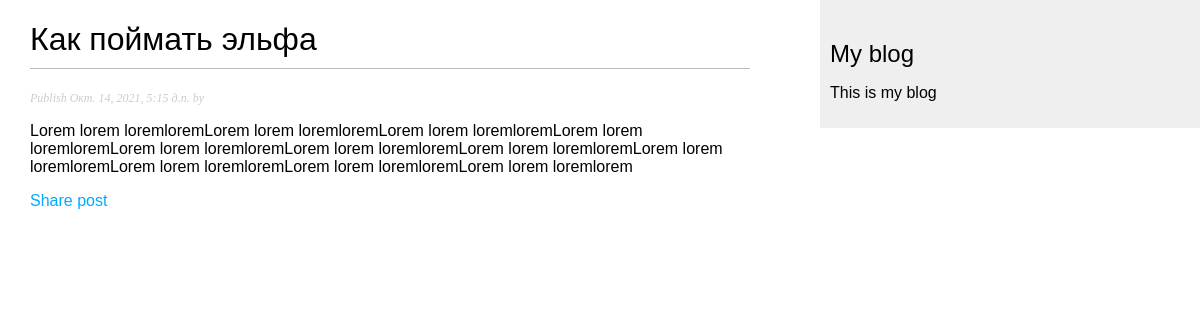
Page /detail/2021/10/14/kak_efla on the committed database.
### blog/models.py (models this page shows, shortened)
class Post(models.Model):
	STATIC_CHOISES = (('draft','Draft'),('published','Published'))
	title   = models.CharField('Заголовок статьи', max_length=50)
	slug    = models.SlugField(max_length = 250,unique_for_date='publish')
	author  = models.ForeignKey(User,on_delete = models.CASCADE,related_name='blog_posts')
	body    = models.TextField()
	publish = models.DateTimeField(default=timezone.now)
	created = models.DateTimeField(auto_now_add=True)
	updated = models.DateTimeField(auto_now = True)
	status  = models.CharField(max_length=10,choices=STATIC_CHOISES,default='draft')
	objects  = models.Manager()
	published = PublishedManager()
	class Meta:
		ordering     = ('-publish',)
		verbose_name = "Пост"
		verbose_name_plural = "Посты"

### blog/views.py (the view)
# urls.py: path('detail/<int:year>/<int:month>/<int:day>/<slug:post>',views.post_detail,name = 'post_detail'),
def post_detail(request,year,month,day,post):
	post = get_object_or_404(Post,slug = post,publish__year = year,publish__month=month,publish__day=day)
	comments = post.comments.filter(active = True)
	new_comment = None
	if request.method == "POST":
		comment_form = CommentForm(data=request.POST)
		if comment_form.is_valid():
			new_comment = comment_form.save(commit=True)
			new_comment.post = post
			new_comment.save()
	else:
		comment_form = CommentForm()
	return render(request,'blog/post/detail.html',{'post':post,'comment_form':comment_form,'comments':comments,'new_comment': new_comment})

### blog/templates/blog/post/detail.html (shortened to what this page needs)
{% extends "blog/base.html" %}
{% block content %}
	<h1> {{ post.title }} </h1>
	<p class="date">Publish {{post.publish}} by {{post.auhtor}}</p>
	{{ post.body|linebreaks}}
	<p>
		<a href='{% url "blog:post_share" post.id %}'>Share post</a>
	</p>
{% endblock %}

### blog/static/css/blog.css (style rules this page uses)
body { margin:0; padding:0; font-family:helvetica, sans-serif; }
a { color:#00abff; text-decoration:none; }
h1 { font-weight:normal; border-bottom:1px solid #bbb; padding:0 0 10px 0; }
p.date { color:#ccc; font-family: georgia, serif; font-size: 12px; font-style: italic; }

### rows in the picture
Post: title "Как поймать эльфа", publish "Окт. 14, 2021, 5:15 д.п.", body "Lorem lorem loremloremLorem lorem loremloremLorem lorem loremloremLorem lorem loremloremLorem lorem loremloremLorem lorem loremloremLorem lorem loremloremLorem lorem loremloremLorem lorem loremloremLorem lorem loremloremLorem lorem loremlorem"
